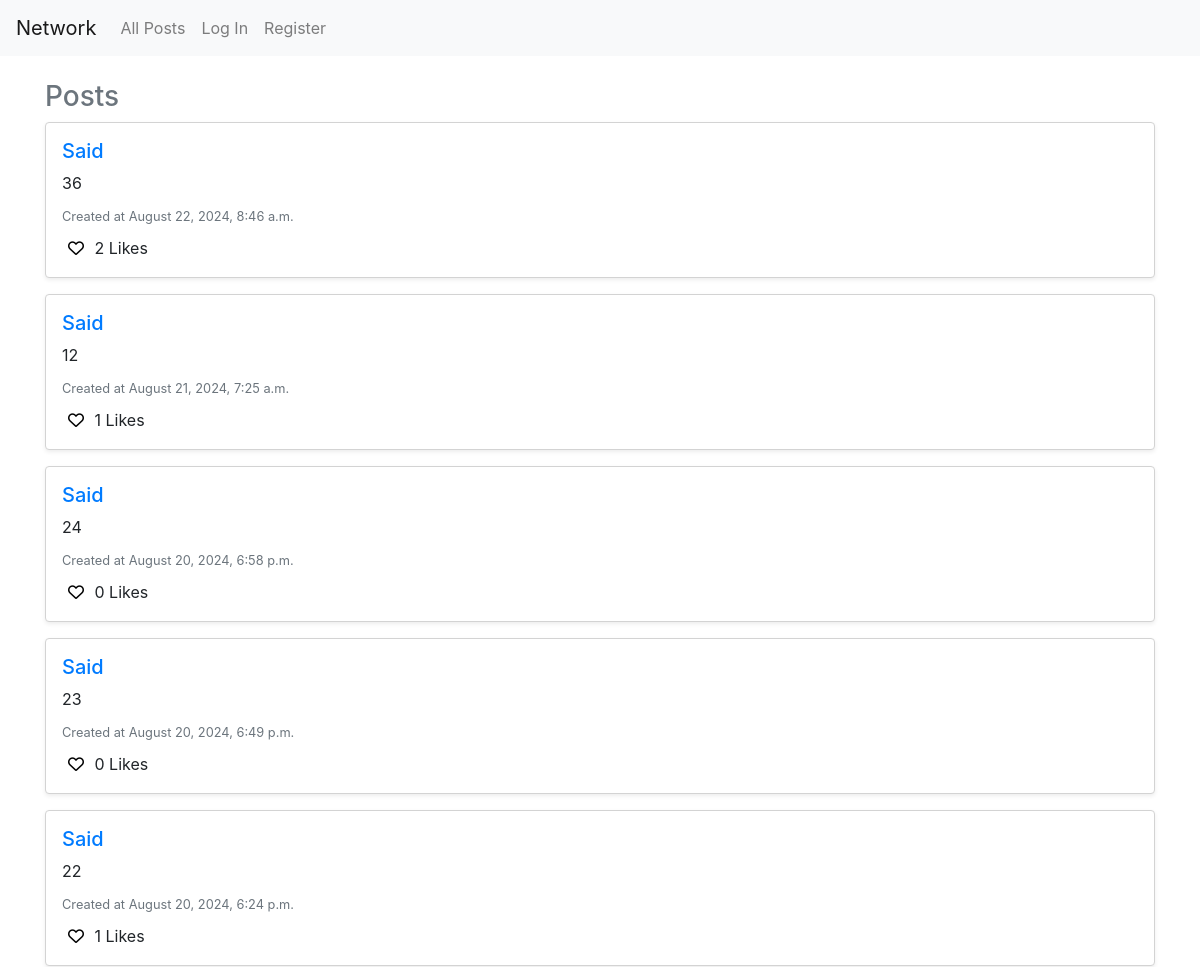
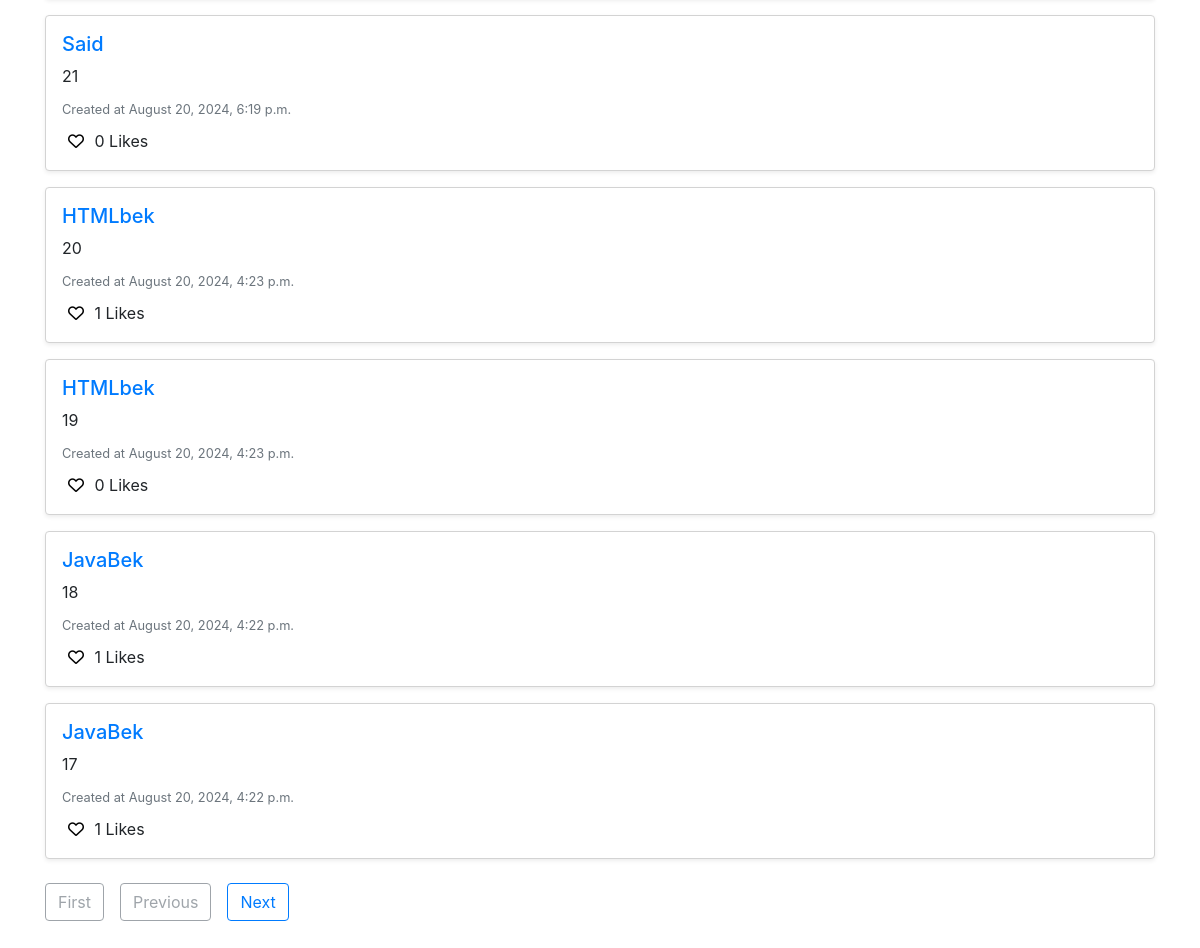
Screenshot of /allposts with the database file from the repository (2 pictures, top to bottom).
### network/models.py (models this page shows, shortened)
class Post(models.Model):
    user = models.ForeignKey("User", on_delete=models.CASCADE, related_name="owner")
    content = models.CharField(max_length=300)
    timestap = models.DateTimeField(auto_now_add=True)
    likes = models.ManyToManyField(User, related_name='liked_posts', blank=True)

class User(AbstractUser):
    following = models.ManyToManyField('self', symmetrical=False, related_name='follower')

### network/views.py (the view)
# urls.py: path("allposts", views.allposts, name="allposts"),
def allposts(request):
    posts = Post.objects.all().order_by('-timestap')
    paginator = Paginator(posts, 10)  # Show 10 posts per page
    page_number = request.GET.get('page')
    page_obj = paginator.get_page(page_number)
    return render(request, "network/allposts.html", {
        'posts': posts,
        'page_obj': page_obj,
    })

### network/templates/network/allposts.html
{% extends "network/layout.html" %}
{% block body %}
<div class="container mt-4 pb-5">
    <div class="posts-section mt-4">
        <h3 class="text-secondary">Posts</h3>
        {% if page_obj.object_list %}
            {% for post in page_obj.object_list %}
                <div id="new-post" class="post bg-white p-3 mb-3 rounded shadow-sm" data-post-id='{{post.id}}'>
                    <h5 class="text-dark"><a href='{% url 'profile' username=post.user %}'>{{ post.user }}</a></h5>
                    <p id='content' class="mb-2">{{ post.content }}</p>
                    <small class="text-muted">Created at {{ post.timestap|date:"F j, Y, g:i a" }}</small>
                    <div class='d-flex justify-content-between'>
                        <div class="mt-2">
                            <button id='like' class="i-btn">
                                <i class="{% if user in post.likes.all %}fa-solid{% else %}fa-regular{% endif %} fa-heart"></i>
                            </button>
                            <span id='likes-count'>{{post.likes.count}} Likes</span>
                        </div>
                    </div>
                </div>
            {% endfor %}
        {% else %}
            <p class="text-muted">No posts available.</p>
        {% endif %}
    </div>
    <div class="pagination mt-4">
        <div class="d-flex justify-content-between">
            {% if page_obj.has_previous %}
                <a class="btn btn-outline-primary mr-3" href="?page=1">First</a>
                <a class="btn btn-outline-primary mr-3" href="?page={{ page_obj.previous_page_number }}">Previous</a>
            {% else %}
                <span class="btn btn-outline-secondary disabled mr-3">First</span>
                <span class="btn btn-outline-secondary disabled mr-3">Previous</span>
            {% endif %}
            {% if page_obj.has_next %}
                <a class="btn btn-outline-primary mr-3" href="?page={{ page_obj.next_page_number }}">Next</a>
            {% else %}
                <span class="btn btn-outline-secondary disabled mr-3">Next</span>
            {% endif %}
        </div>
    </div>
</div>
{% endblock %}

### network/static/network/styles.css (style rules this page uses)
#new-post { border: 1px lightgray solid; padding: 15px; margin-bottom: 20px; }
#new-post .i-btn { border: none; background-color: transparent; }

### rows the page displays
Post: user "Said", content "36", timestap "August 22, 2024, 8:46 a.m.", likes.count "2"
Post: user "Said", content "12", timestap "August 21, 2024, 7:25 a.m.", likes.count "1"
Post: user "Said", content "24", timestap "August 20, 2024, 6:58 p.m.", likes.count "0"
Post: user "Said", content "23", timestap "August 20, 2024, 6:49 p.m.", likes.count "0"
Post: user "Said", content "22", timestap "August 20, 2024, 6:24 p.m.", likes.count "1"
Post: user "Said", content "21", timestap "August 20, 2024, 6:19 p.m.", likes.count "0"
Post: user "HTMLbek", content "20", timestap "August 20, 2024, 4:23 p.m.", likes.count "1"
Post: user "HTMLbek", content "19", timestap "August 20, 2024, 4:23 p.m.", likes.count "0"
Post: user "JavaBek", content "18", timestap "August 20, 2024, 4:22 p.m.", likes.count "1"
Post: user "JavaBek", content "17", timestap "August 20, 2024, 4:22 p.m.", likes.count "1"
